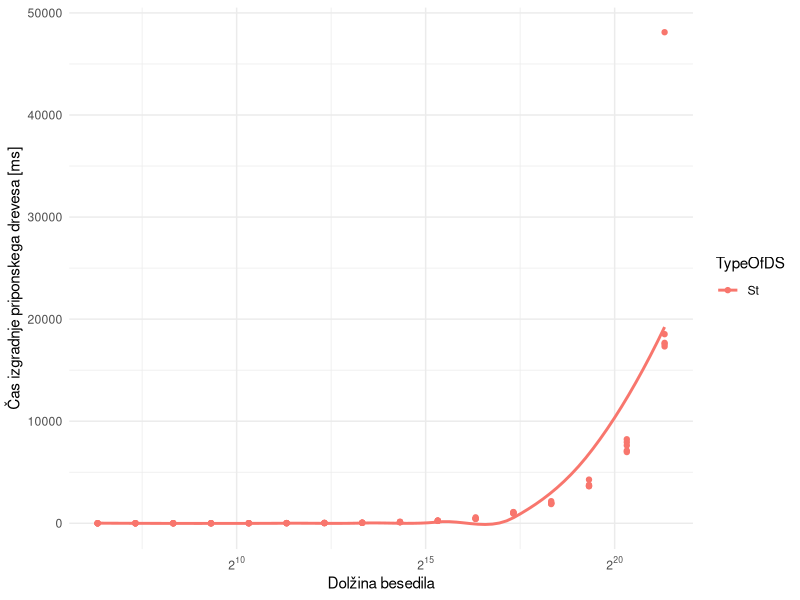
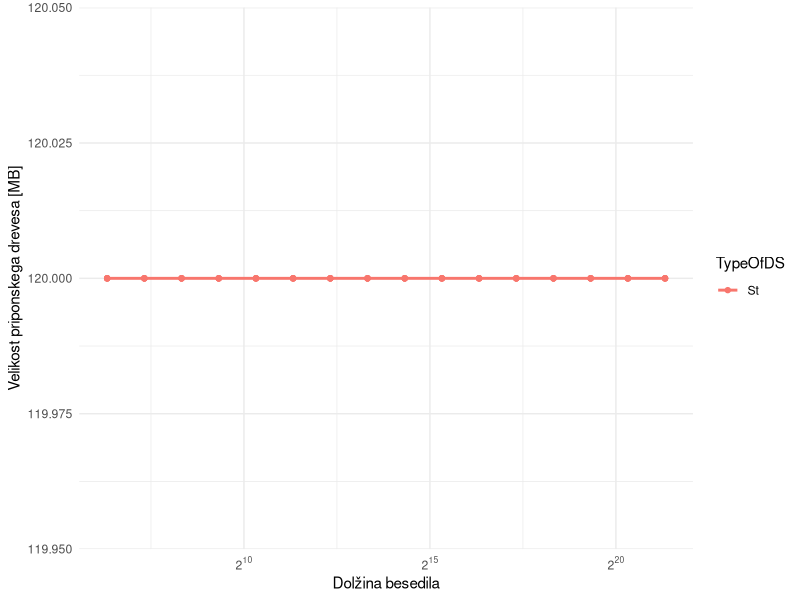
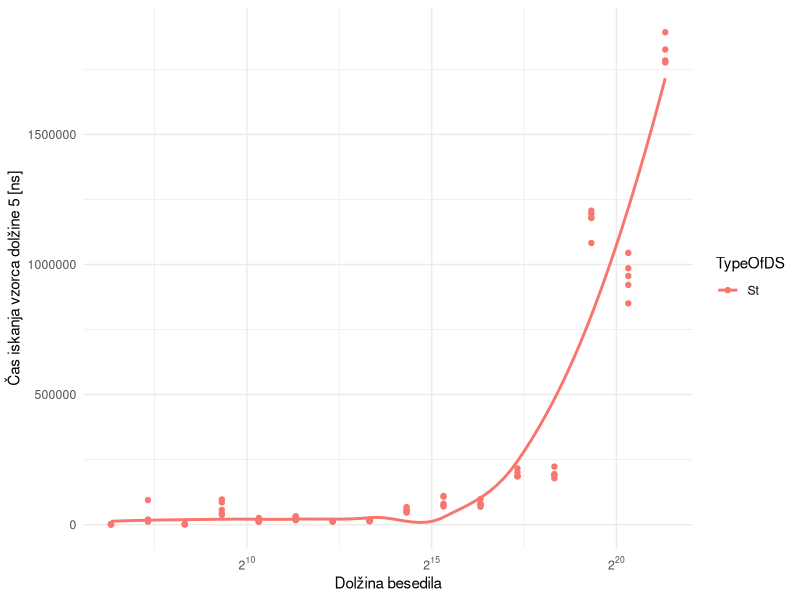
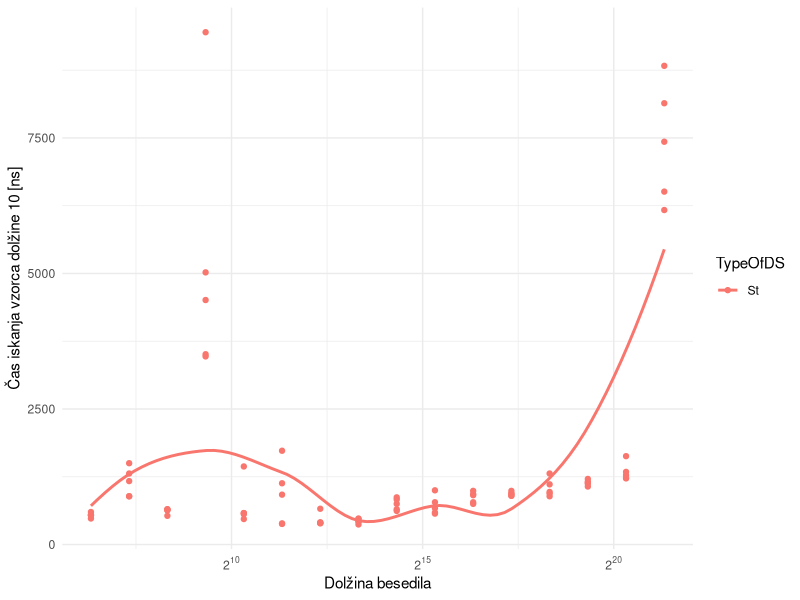
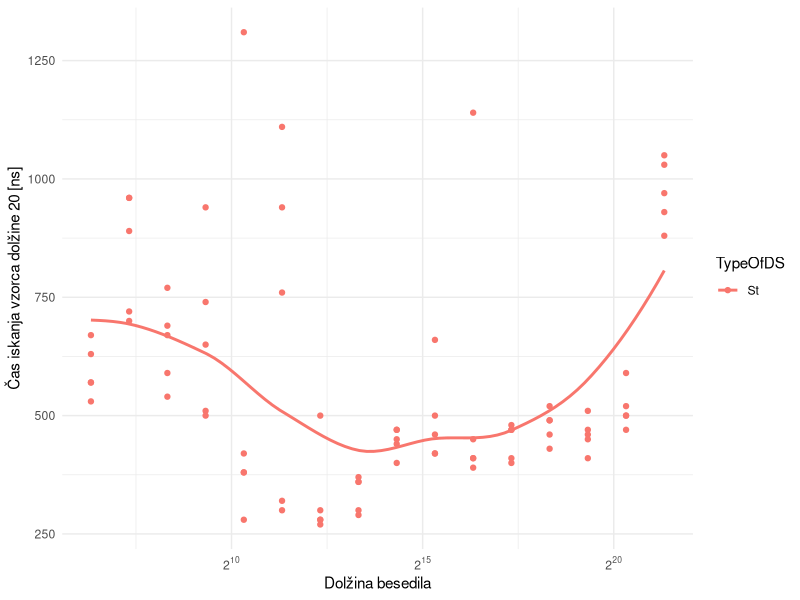
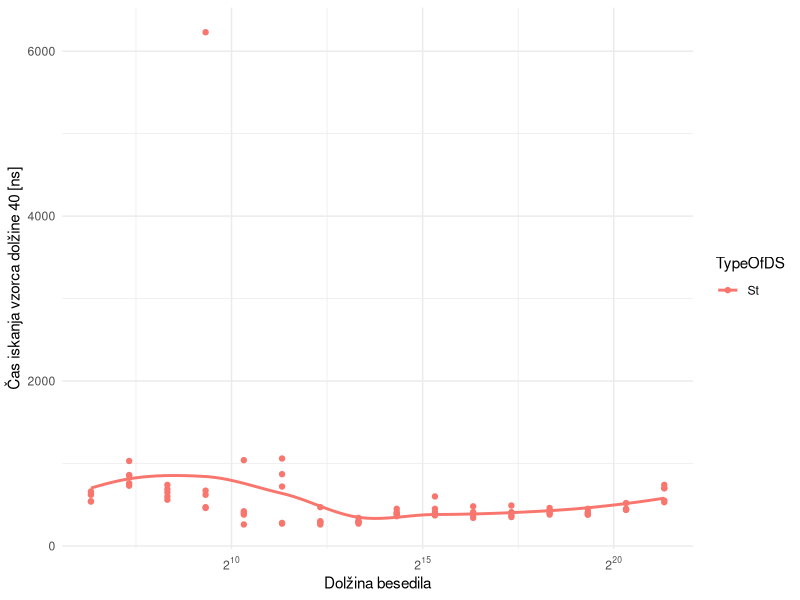
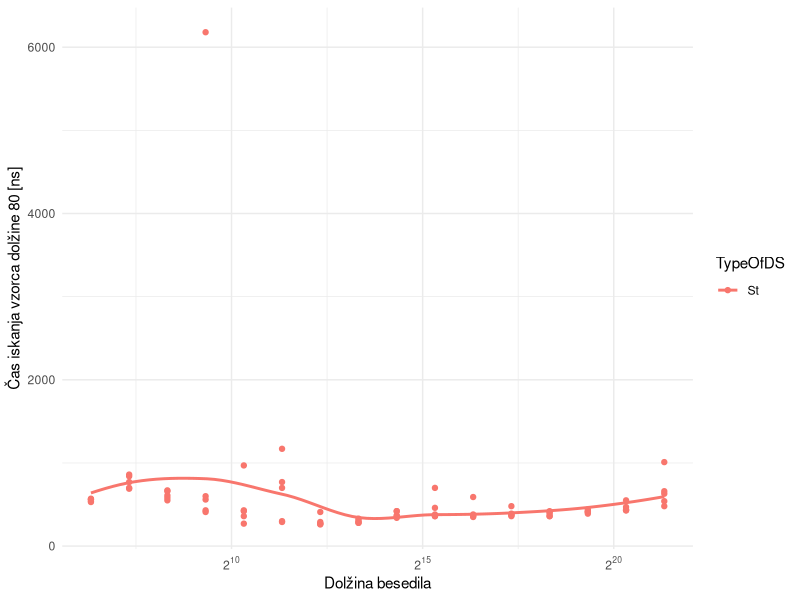
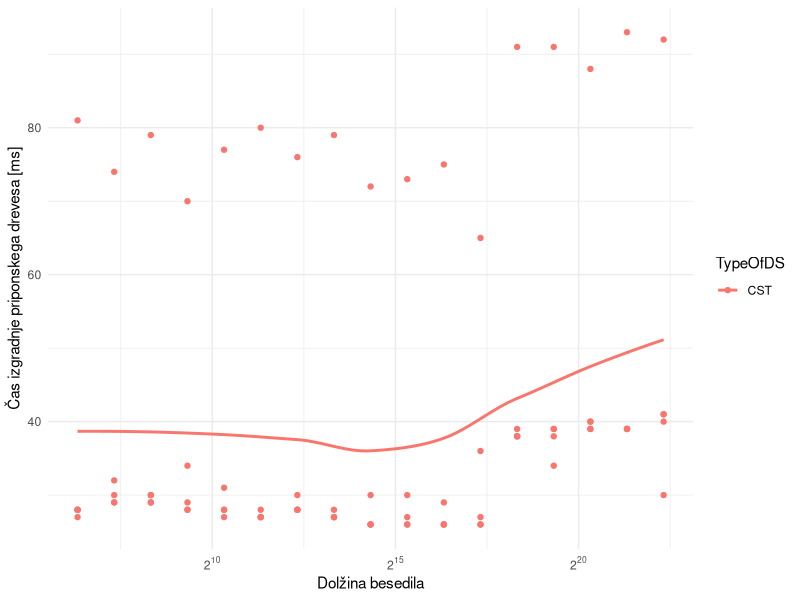

These figures' R source, in order: (Note: this script raises an error after producing the figures.)
library(tidyverse)
library(scales)
dataST<- read.csv("rezST.csv")
dataST %>% ggplot()+
  aes(x=SizeRun,y=Time,color=TypeOfDS)+
  geom_point()+
  geom_smooth(se=F)+
  theme_minimal()+
  scale_x_continuous(trans = log2_trans(), breaks = trans_breaks("log2", function(x) 2^x),
                     labels = trans_format("log2", math_format(2^.x)))+
  labs(y="Čas izgradnje priponskega drevesa [ms]",x="Dolžina besedila")
ggsave("./Img/izgradnjaDrecvesaST.png")

dataST %>% ggplot()+
  aes(x=SizeRun,y=SizeInBytes,color=TypeOfDS)+
  geom_point()+
  geom_smooth(se=F)+
  theme_minimal()+
  scale_x_continuous(trans = log2_trans(), breaks = trans_breaks("log2", function(x) 2^x),
                     labels = trans_format("log2", math_format(2^.x)))+
  labs(y="Velikost priponskega drevesa [MB]",x="Dolžina besedila")
ggsave("./Img/velikostDrecvesaST.png", bg="white")
dataST %>% ggplot()+
  aes(x=SizeRun,y=tFind5,color=TypeOfDS)+
  geom_point()+
  geom_smooth(se=F)+
  theme_minimal()+
  scale_x_continuous(trans = log2_trans(), breaks = trans_breaks("log2", function(x) 2^x),
                     labels = trans_format("log2", math_format(2^.x)))+
  labs(y="Čas iskanja vzorca dolžine 5 [ns]",x="Dolžina besedila")
ggsave("./Img/iskanje5ST.png", bg="white")
dataST %>% ggplot()+
  aes(x=SizeRun,y=tFind10,color=TypeOfDS)+
  geom_point()+
  geom_smooth(se=F)+
  theme_minimal()+
  scale_x_continuous(trans = log2_trans(), breaks = trans_breaks("log2", function(x) 2^x),
                     labels = trans_format("log2", math_format(2^.x)))+
  labs(y="Čas iskanja vzorca dolžine 10 [ns]",x="Dolžina besedila")
ggsave("./Img/iskanje10ST.png", bg="white")
dataST %>% ggplot()+
  aes(x=SizeRun,y=tFind20,color=TypeOfDS)+
  geom_point()+
  geom_smooth(se=F)+
  theme_minimal()+
  scale_x_continuous(trans = log2_trans(), breaks = trans_breaks("log2", function(x) 2^x),
                     labels = trans_format("log2", math_format(2^.x)))+
  labs(y="Čas iskanja vzorca dolžine 20 [ns]",x="Dolžina besedila")
ggsave("./Img/iskanje20ST.png", bg="white")
dataST %>% ggplot()+
  aes(x=SizeRun,y=tFind40,color=TypeOfDS)+
  geom_point()+
  geom_smooth(se=F)+
  theme_minimal()+
  scale_x_continuous(trans = log2_trans(), breaks = trans_breaks("log2", function(x) 2^x),
                     labels = trans_format("log2", math_format(2^.x)))+
  labs(y="Čas iskanja vzorca dolžine 40 [ns]",x="Dolžina besedila")
ggsave("./Img/iskanje40ST.png", bg="white")
dataST %>% ggplot()+
  aes(x=SizeRun,y=tFind80,color=TypeOfDS)+
  geom_point()+
  geom_smooth(se=F)+
  theme_minimal()+
  scale_x_continuous(trans = log2_trans(), breaks = trans_breaks("log2", function(x) 2^x),
                     labels = trans_format("log2", math_format(2^.x)))+
  labs(y="Čas iskanja vzorca dolžine 80 [ns]",x="Dolžina besedila")
ggsave("./Img/iskanje80ST.png", bg="white")

dataCST<- read.csv("rezCST.csv")
dataCST %>% ggplot()+
  aes(x=SizeRun,y=Time,color=TypeOfDS)+
  geom_point()+
  geom_smooth(se=F)+
  theme_minimal()+
  scale_x_continuous(trans = log2_trans(), breaks = trans_breaks("log2", function(x) 2^x),
                     labels = trans_format("log2", math_format(2^.x)))+
  labs(y="Čas izgradnje priponskega drevesa [ms]",x="Dolžina besedila")
ggsave("./Img/izgradnjaDrecvesaCST.png", bg="white")

dataCST %>% ggplot()+
  aes(x=SizeRun,y=SizeInBytes,color=TypeOfDS)+
  geom_point()+
  geom_smooth(se=F)+
  theme_minimal()+
  scale_x_continuous(trans = log2_trans(), breaks = trans_breaks("log2", function(x) 2^x),
                     labels = trans_format("log2", math_format(2^.x)))+
  labs(y="Velikost priponskega drevesa [MB]",x="Dolžina besedila")
ggsave("./Img/velikostDrecvesaCST.png", bg="white")
dataCST %>% ggplot()+
  aes(x=SizeRun,y=tFind5,color=TypeOfDS)+
  geom_point()+
  geom_smooth(se=F)+
  theme_minimal()+
  scale_x_continuous(trans = log2_trans(), breaks = trans_breaks("log2", function(x) 2^x),
                     labels = trans_format("log2", math_format(2^.x)))+
  labs(y="Čas iskanja vzorca dolžine 5 [ns]",x="Dolžina besedila")
ggsave("./Img/iskanje5CST.png", bg="white")
dataCST %>% ggplot()+
  aes(x=SizeRun,y=tFind10,color=TypeOfDS)+
  geom_point()+
  geom_smooth(se=F)+
  theme_minimal()+
  scale_x_continuous(trans = log2_trans(), breaks = trans_breaks("log2", function(x) 2^x),
                     labels = trans_format("log2", math_format(2^.x)))+
  labs(y="Čas iskanja vzorca dolžine 10 [ns]",x="Dolžina besedila")
ggsave("./Img/iskanje10CST.png", bg="white")
dataCST %>% ggplot()+
  aes(x=SizeRun,y=tFind20,color=TypeOfDS)+
  geom_point()+
  geom_smooth(se=F)+
  theme_minimal()+
  scale_x_continuous(trans = log2_trans(), breaks = trans_breaks("log2", function(x) 2^x),
                     labels = trans_format("log2", math_format(2^.x)))+
  labs(y="Čas iskanja vzorca dolžine 20 [ns]",x="Dolžina besedila")
ggsave("./Img/iskanje20CST.png", bg="white")
dataCST %>% ggplot()+
  aes(x=SizeRun,y=tFind40,color=TypeOfDS)+
  geom_point()+
  geom_smooth(se=F)+
  theme_minimal()+
  scale_x_continuous(trans = log2_trans(), breaks = trans_breaks("log2", function(x) 2^x),
                     labels = trans_format("log2", math_format(2^.x)))+
  labs(y="Čas iskanja vzorca dolžine 40 [ns]",x="Dolžina besedila")
ggsave("./Img/iskanje40CST.png", bg="white")
dataCST %>% ggplot()+
  aes(x=SizeRun,y=tFind80,color=TypeOfDS)+
  geom_point()+
  geom_smooth(se=F)+
  theme_minimal()+
  scale_x_continuous(trans = log2_trans(), breaks = trans_breaks("log2", function(x) 2^x),
                     labels = trans_format("log2", math_format(2^.x)))+
  labs(y="Čas iskanja vzorca dolžine 80 [ns]",x="Dolžina besedila")
ggsave("./Img/iskanje80CST.png", bg="white")

dataCST %>% ggplot()+
  aes(x=Log,y=tFindLog,color=TypeOfDS)+
  geom_point()+
  geom_smooth(se=F)+
  theme_minimal()+
  scale_x_continuous(trans = log2_trans(), breaks = trans_breaks("log2", function(x) 2^x),
                     labels = trans_format("log2", math_format(2^.x)))+
  labs(y="Čas iskanja vzorca dolžine log(n) [ns]",x="Dolžina vzorca log(n)")
ggsave("./Img/iskanje80CST.png", bg="white")

data<- rbind(dataST,data)
data %>% ggplot()+
  aes(x=SizeRun,y=Time,color=TypeOfDS)+
  geom_point()+
  geom_smooth(se=F)+
  theme_minimal()+
  scale_x_continuous(trans = log2_trans(), breaks = trans_breaks("log2", function(x) 2^x),
                     labels = trans_format("log2", math_format(2^.x)))+
  labs(y="Čas izgradnje priponskega drevesa [ms]",x="Dolžina besedila")
ggsave("./Img/izgradnjaDrecvesa.png", bg="white")

data %>% ggplot()+
  aes(x=SizeRun,y=SizeInBytes,color=TypeOfDS)+
  geom_point()+
  geom_smooth(se=F)+
  theme_minimal()+
  scale_x_continuous(trans = log2_trans(), breaks = trans_breaks("log2", function(x) 2^x),
                     labels = trans_format("log2", math_format(2^.x)))+
  labs(y="Velikost priponskega drevesa [MB]",x="Dolžina besedila")
ggsave("./Img/velikostDrecvesa.png", bg="white")
data %>% ggplot()+
  aes(x=SizeRun,y=tFind5,color=TypeOfDS)+
  geom_point()+
  geom_smooth(se=F)+
  theme_minimal()+
  scale_x_continuous(trans = log2_trans(), breaks = trans_breaks("log2", function(x) 2^x),
                     labels = trans_format("log2", math_format(2^.x)))+
  labs(y="Čas iskanja vzorca dolžine 5 [ns]",x="Dolžina besedila")
ggsave("./Img/iskanje5.png", bg="white")
data %>% ggplot()+
  aes(x=SizeRun,y=tFind10,color=TypeOfDS)+
  geom_point()+
  geom_smooth(se=F)+
  theme_minimal()+
  scale_x_continuous(trans = log2_trans(), breaks = trans_breaks("log2", function(x) 2^x),
                     labels = trans_format("log2", math_format(2^.x)))+
  labs(y="Čas iskanja vzorca dolžine 10 [ns]",x="Dolžina besedila")
ggsave("./Img/iskanje10.png", bg="white")
data %>% ggplot()+
  aes(x=SizeRun,y=tFind20,color=TypeOfDS)+
  geom_point()+
  geom_smooth(se=F)+
  theme_minimal()+
  scale_x_continuous(trans = log2_trans(), breaks = trans_breaks("log2", function(x) 2^x),
                     labels = trans_format("log2", math_format(2^.x)))+
  labs(y="Čas iskanja vzorca dolžine 20 [ns]",x="Dolžina besedila")
ggsave("./Img/iskanje20.png", bg="white")
data %>% ggplot()+
  aes(x=SizeRun,y=tFind40,color=TypeOfDS)+
  geom_point()+
  geom_smooth(se=F)+
  theme_minimal()+
  scale_x_continuous(trans = log2_trans(), breaks = trans_breaks("log2", function(x) 2^x),
                     labels = trans_format("log2", math_format(2^.x)))+
  labs(y="Čas iskanja vzorca dolžine 40 [ns]",x="Dolžina besedila")
ggsave("./Img/iskanje40.png", bg="white")
data %>% ggplot()+
  aes(x=SizeRun,y=tFind80,color=TypeOfDS)+
  geom_point()+
  geom_smooth(se=F)+
  theme_minimal()+
  scale_x_continuous(trans = log2_trans(), breaks = trans_breaks("log2", function(x) 2^x),
                     labels = trans_format("log2", math_format(2^.x)))+
  labs(y="Čas iskanja vzorca dolžine 80 [ns]",x="Dolžina besedila")
ggsave("./Img/iskanje80.png", bg="white")
